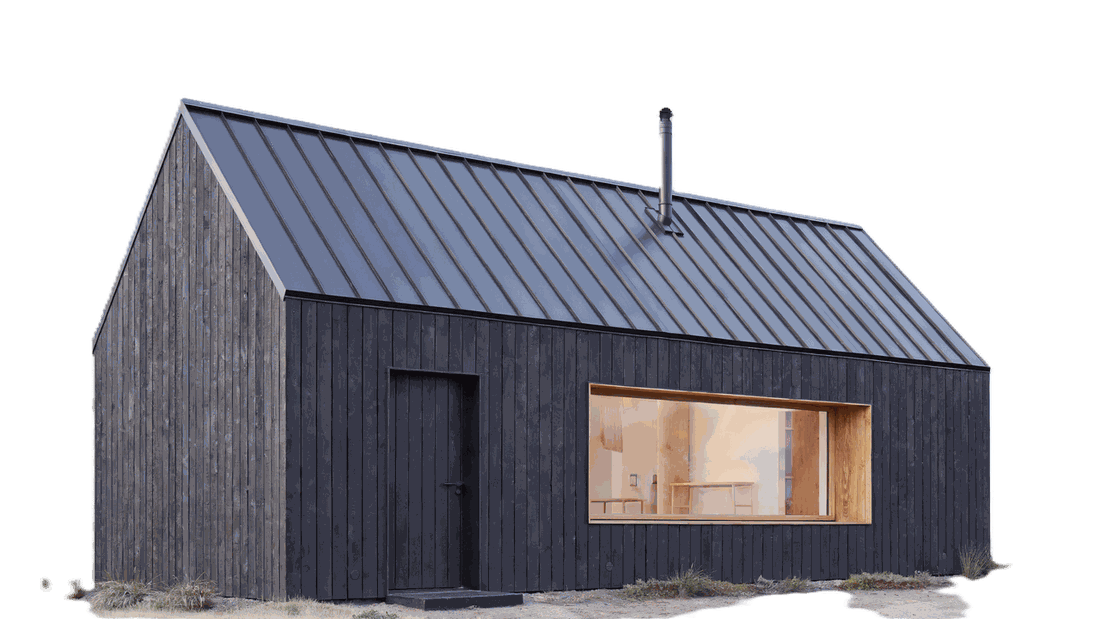
#> input picture assets/house.png, 1100 x 619 px, given in place of homelo_villa_cutout_1790749120167.jpg, which was not available
$ python make_transparent.py
#> lines starting #> are read from the running program, lines starting #| are printed output that depends on the picture; after the words box and inside, x2 and y2 are one past the last pixel; in counts of white or black regions, pixels touching at a corner belong together
import os
from PIL import Image
import numpy as np
from collections import deque

src_path = r"C:\Users\user\.gemini\antigravity-ide\brain\4d19ff1c-8d74-4e29-b252-902fad442ecb\homelo_villa_cutout_1790749120167.jpg"
dest_path = r"c:\Users\user\Downloads\TRY-rEAL-eSTAE\assets\homelo-villa.png"

img = Image.open(src_path).convert("RGBA")
#> img is the input picture: PIL image 1100x619 RGBA; mean R, G, B, A 55.8, 55.1, 61.6, 142.9
arr = np.array(img)

r, g, b, a = arr[:, :, 0], arr[:, :, 1], arr[:, :, 2], arr[:, :, 3]
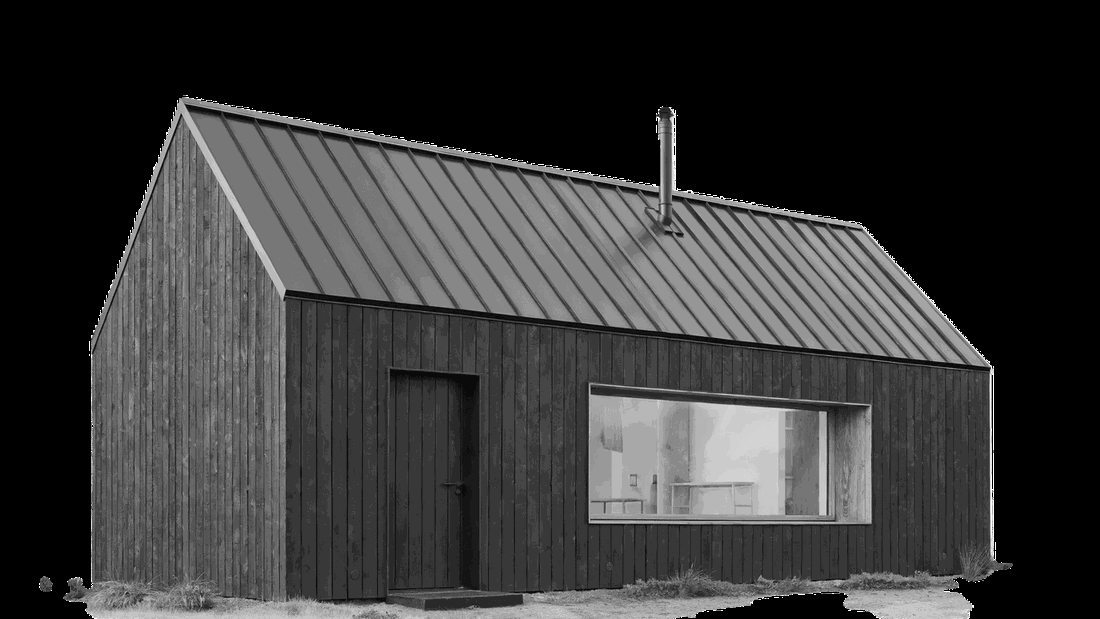
#> g: shape (619, 1100); min 0, max 255, mean 55.1
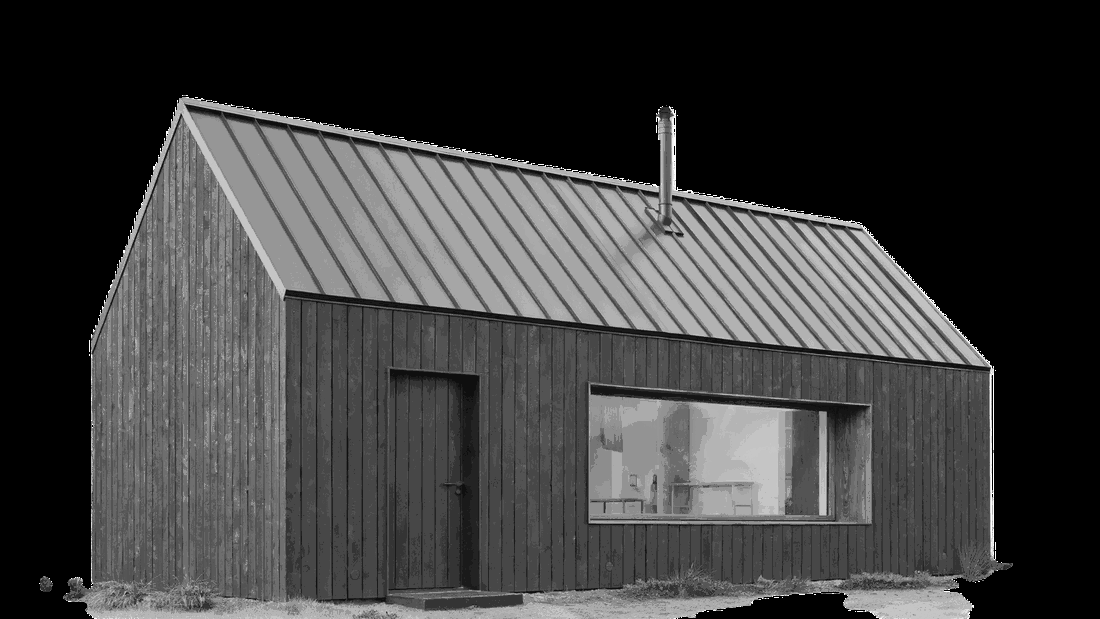
#> b: shape (619, 1100); min 0, max 255, mean 61.6
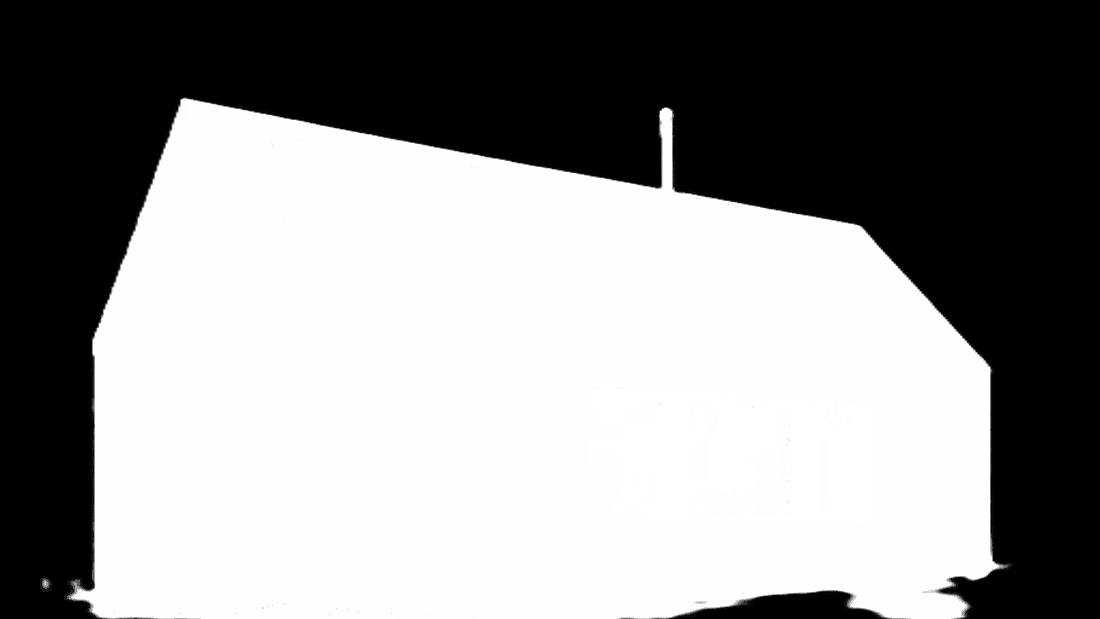
#> a: shape (619, 1100); min 0, max 255, mean 142.9

# In JPEG, checkerboard tones have slight compression artifacts:
# Light squares: ~245-255
# Dark squares: ~190-218
diff_rg = np.abs(r.astype(int) - g.astype(int))
diff_gb = np.abs(g.astype(int) - b.astype(int))
is_neutral = (diff_rg <= 12) & (diff_gb <= 12)
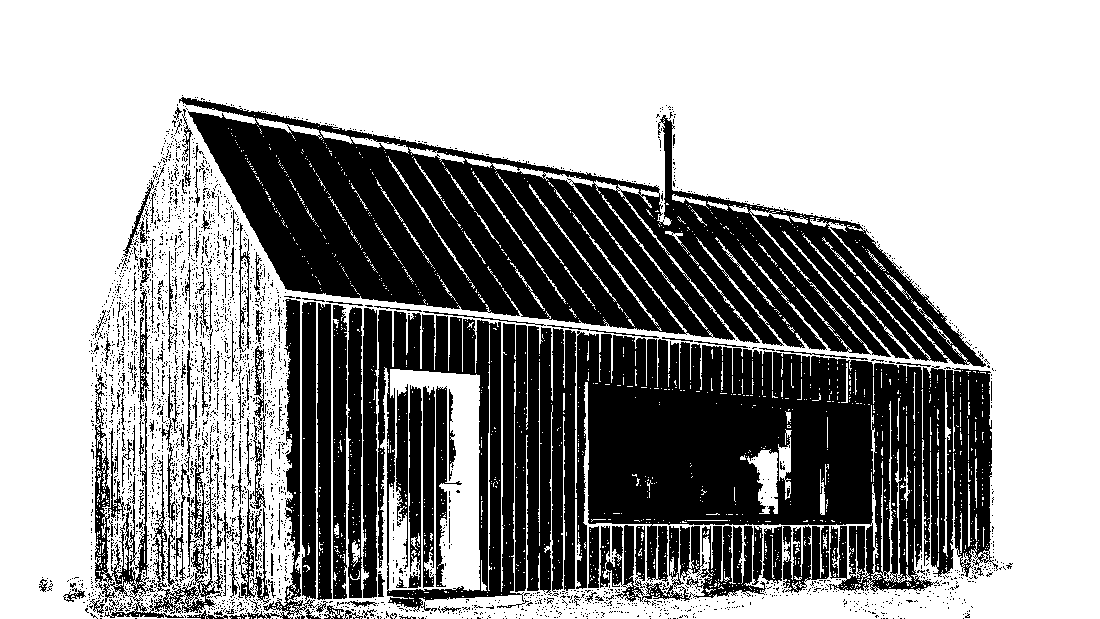
#> is_neutral: shape (619, 1100) bool; 61.6% white; 3280 black regions (3101 under 20 px), largest, box (x1, y1, x2, y2) and area: (378, 310, 998, 612) 102492, (179, 97, 986, 367) 92425, (600, 525, 766, 602) 6136

is_gray_checker = is_neutral & (r >= 180) & (r <= 225)
#> is_gray_checker: shape (619, 1100) bool; 1.2% white; 562 white regions (537 under 20 px), largest, box (x1, y1, x2, y2) and area: (854, 594, 972, 619) 1841, (182, 106, 285, 299) 1399, (747, 449, 778, 514) 1151
is_white_checker = is_neutral & (r >= 235)
#> is_white_checker: shape (619, 1100) bool; 0.18% white in thin lines or dots, all inside (x1, y1, x2, y2) = (39, 95, 998, 619)
is_checker = is_gray_checker | is_white_checker
#> is_checker: shape (619, 1100) bool; 1.4% white; 678 white regions (652 under 20 px), largest, box (x1, y1, x2, y2) and area: (854, 594, 974, 619) 1860, (182, 106, 285, 299) 1399, (747, 449, 778, 514) 1151

h, w = is_checker.shape
#> h = 619; w = 1100
visited = np.zeros((h, w), dtype=bool)
bg_mask = np.zeros((h, w), dtype=bool)

q = deque()

for x in range(w):
    if is_checker[0, x]:
        q.append((0, x))
        visited[0, x] = True
    if is_checker[h-1, x]:
        q.append((h-1, x))
        visited[h-1, x] = True
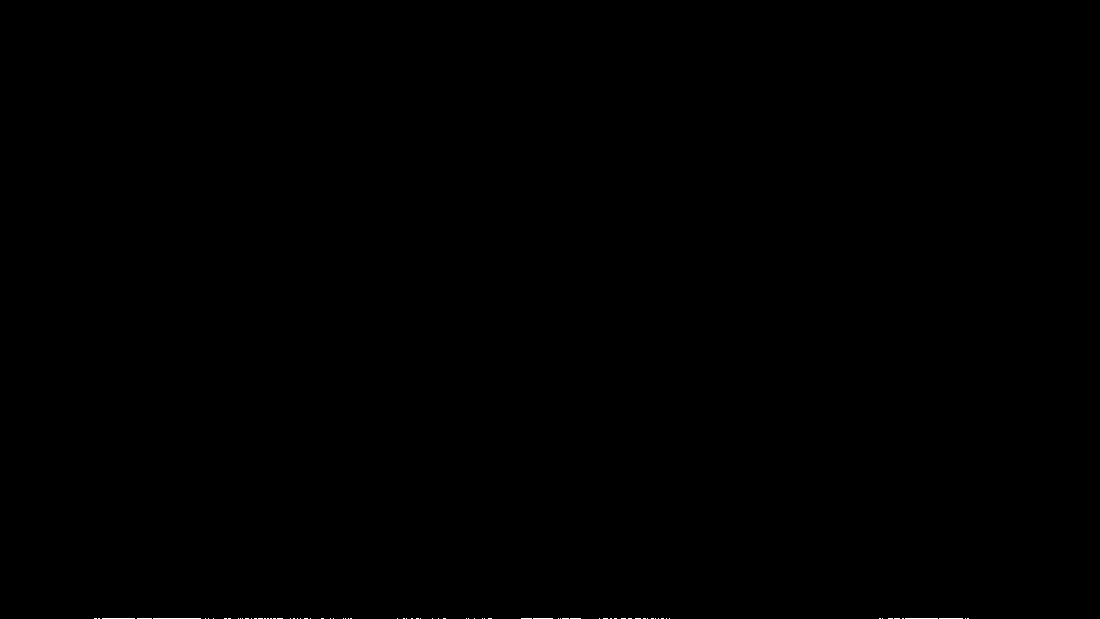
#> visited: shape (619, 1100) bool; 0.05% white in thin lines or dots, all inside (x1, y1, x2, y2) = (94, 618, 969, 619)

for y in range(h):
    if is_checker[y, 0] and not visited[y, 0]:
        q.append((y, 0))
        visited[y, 0] = True
    if is_checker[y, w-1] and not visited[y, w-1]:
        q.append((y, w-1))
        visited[y, w-1] = True

while q:
    cy, cx = q.popleft()
    bg_mask[cy, cx] = True

    for dy, dx in [(-1,0), (1,0), (0,-1), (0,1)]:
        ny, nx = cy + dy, cx + dx
        if 0 <= ny < h and 0 <= nx < w:
            if not visited[ny, nx] and is_checker[ny, nx]:
                visited[ny, nx] = True
                q.append((ny, nx))
#> this loop made 3422 passes
#> cx on passes 1 to 3: 94, 95, 96
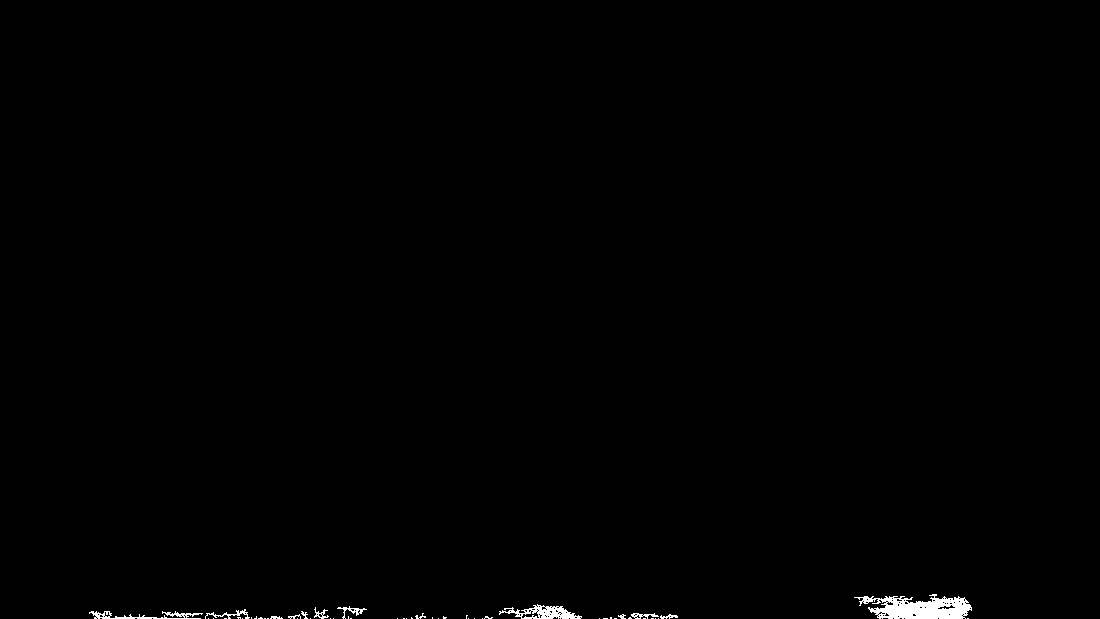
#> bg_mask: shape (619, 1100) bool; 0.5% white; 51 white regions (38 under 20 px), largest, box (x1, y1, x2, y2) and area: (854, 594, 972, 619) 1824, (499, 604, 582, 619) 578, (89, 611, 203, 619) 363

arr[bg_mask, 3] = 0

out_img = Image.fromarray(arr)
out_img.save(dest_path, "PNG")
print("Saved transparent PNG to", dest_path)

$ run again, on assets/scandi-cabin-house.png
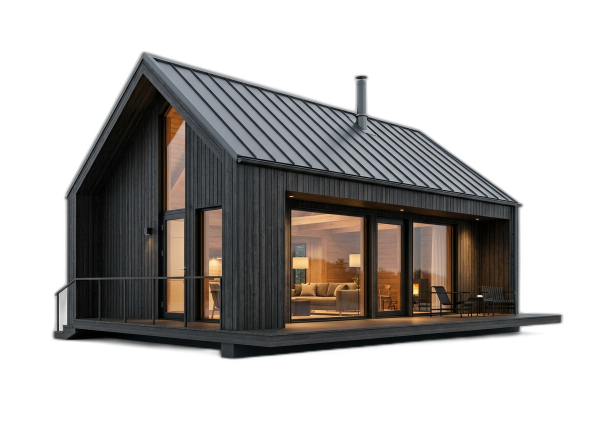
#> input picture assets/scandi-cabin-house.png, 1200 x 896 px, given in place of homelo_villa_cutout_1790749120167.jpg, which was not available (shown at 1/2 size)
#> img is the input picture: PIL image 1200x896 RGBA; mean R, G, B, A 31.5, 29, 27.2, 100.7
#> diff_rg: shape (896, 1200) int64; 98 distinct labels, from 0 to 102
#> `is_neutral = (diff_rg <= 12) & (diff_gb <= 12)`:
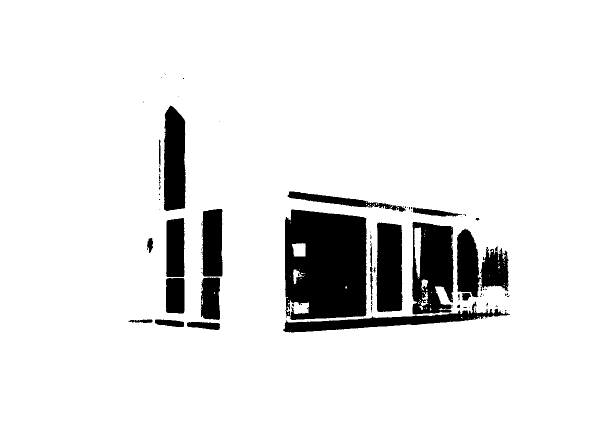
#> is_neutral: shape (896, 1200) bool (shown at 1/2 size); 90.9% white; 92 black regions (67 under 20 px), largest, box (x1, y1, x2, y2) and area: (570, 419, 733, 640) 32016, (824, 444, 907, 629) 11918, (753, 445, 805, 624) 8704
#> `is_gray_checker = is_neutral & (r >= 180) & (r <= 225)`:
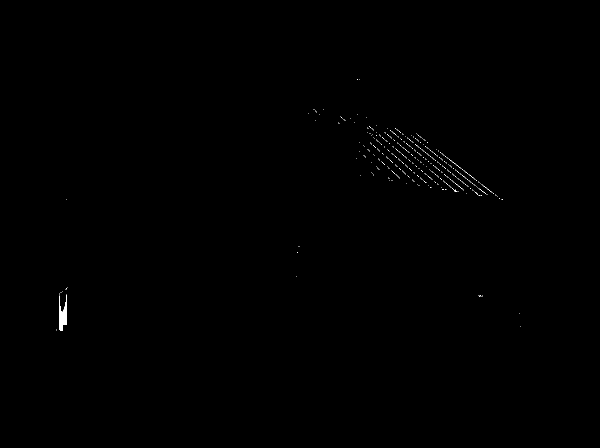
#> is_gray_checker: shape (896, 1200) bool (shown at 1/2 size); 0.15% white; 263 white regions (260 under 20 px), largest, box (x1, y1, x2, y2) and area: (118, 589, 134, 661) 658, (898, 318, 923, 338) 25, (964, 369, 985, 386) 21
#> is_white_checker: shape (896, 1200) bool; 0% white in thin lines or dots, all inside (x1, y1, x2, y2) = (955, 590, 964, 593)
